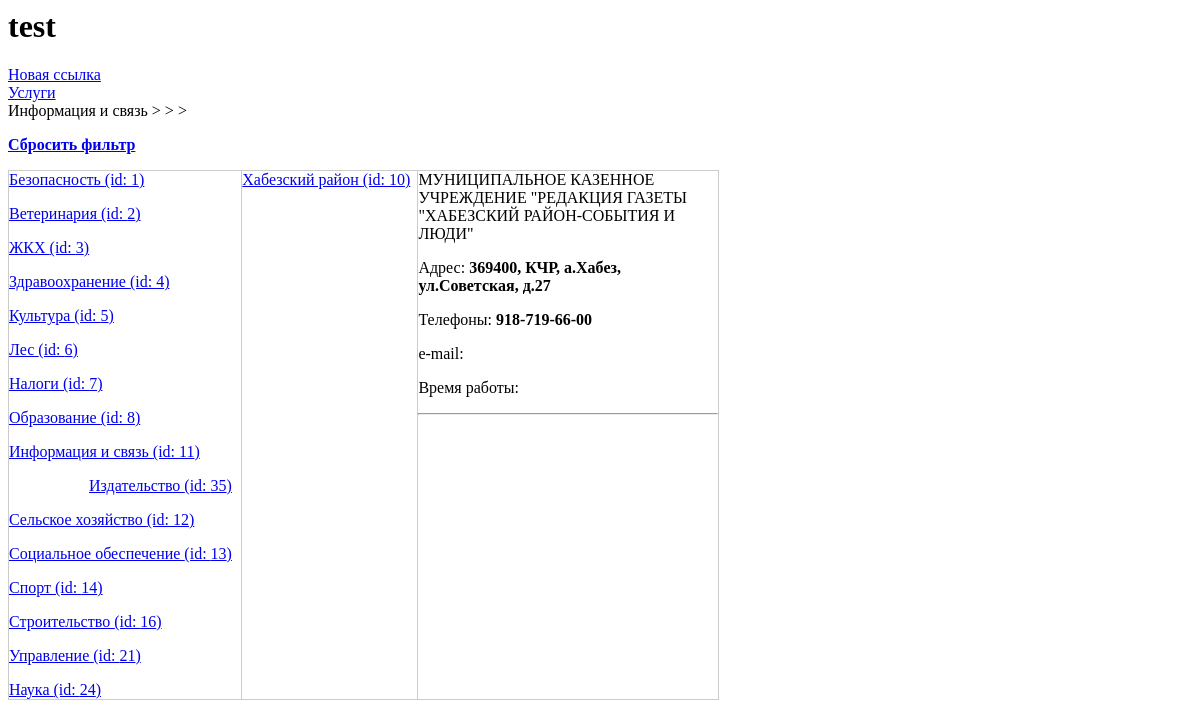
The app's page /11/0/0/0/ with its own data.
### rep_test_00/models.py (models this page shows, shortened)
class Otrasl(models.Model):
	name = models.CharField(max_length=50, verbose_name='Наименование')
	def __str__(self):
		return self.name
	class Meta:
		verbose_name_plural = 'Отрасли'
		verbose_name = 'Отрасль'

class PodOtrasl(models.Model):
	otrasl = models.ForeignKey(Otrasl, null=True, on_delete=models.PROTECT, verbose_name='Отрасль')
	name = models.CharField(max_length=50, verbose_name='Наименование')
	class Meta:
		verbose_name_plural = 'Подотрасли'
		verbose_name = 'Подотрасль'

class GorRayon(models.Model):
	region = models.ForeignKey(Regions, null=True, on_delete=models.PROTECT, verbose_name='Регион')
	name = models.CharField(max_length=50, verbose_name='Наименование')
	class Meta:
		verbose_name_plural = 'Города и(или) Районы'
		verbose_name = 'Город и(или) Район'

class Org(models.Model):
	otrasl = models.ForeignKey(Otrasl, null=True, on_delete=models.PROTECT, verbose_name='Отрасль')
	pod_otrasl = ChainedForeignKey(
        PodOtrasl,
        chained_field='otrasl',
        chained_model_field='otrasl',
        show_all=False,
        auto_choose=True,
        null=True,
        verbose_name='Подотрасль')
	region = models.ForeignKey(Regions, null=True, on_delete=models.PROTECT, verbose_name='Регион')
	rayon = ChainedForeignKey(
        GorRayon,
        chained_field='region',
        chained_model_field='region',
        show_all=False,
        auto_choose=True,
        null=True,
        verbose_name='Район')
	nsp = ChainedForeignKey(
        Nsp,
        chained_field='rayon',
        chained_model_field='rayon',
        show_all=False,
        auto_choose=True,
        null=True,
        verbose_name='Населенный пункт')
	inn = models.CharField(max_length=12, null=True, blank=True, verbose_name='ИНН')
	name = models.CharField(max_length=300, verbose_name='Наименование')
	name_short = models.CharField(null=True, max_length=300, verbose_name='Сокращенное наименование')
	okved = models.CharField(null=True, blank=True, max_length=8, verbose_name='ОКВЭД')
	okved_name = models.CharField(null=True, blank=True, max_length=500, verbose_name='ОКВЭД наименование')
	class Meta:
		verbose_name_plural = 'Организации'
		verbose_name = 'Организация'

class orgContact(models.Model):
	org = models.ForeignKey(Org, null=True, on_delete=models.PROTECT, verbose_name='Организация')
	adres = models.CharField(null=True, blank=True, max_length=200, verbose_name='Адрес')
	telefone = models.CharField(null=True, blank=True, max_length=50, verbose_name='Телефоны')
	email = models.CharField(null=True, blank=True, max_length=50, verbose_name='e-mail')
	url = models.CharField(null=True, blank=True, max_length=50, verbose_name='Интрнет адрес')
	vremya = models.CharField(null=True, blank=True, max_length=50, verbose_name='Время работы')
	class Meta:
		verbose_name_plural = 'Контактная информация'
		verbose_name = 'Контактная информация'

### rep_test_00/views.py (the view)
# urls.py: path('<int:otrasl_id>/<int:podotrasl_id>/<int:rayon_id>/<int:nsp_id>/', by_otrasl),
def by_otrasl(request, otrasl_id, podotrasl_id, rayon_id, nsp_id):
	ME_OTRASL_ID = otrasl_id
	ME_PODOTRASL_ID = podotrasl_id
	ME_RAYON_ID = rayon_id
	ME_NSP_ID = nsp_id
	Rayons = GorRayon.objects.filter(org__rayon__gt=0).distinct()
	Nsps = Nsp.objects.filter(org__nsp__gt=0).distinct()
	Otrasls = Otrasl.objects.filter(org__otrasl__gt=0).distinct()
	PodOtrasls = PodOtrasl.objects.filter(org__pod_otrasl__gt=0).distinct()
	Orgs = Org.objects.all()
	t_otr, t_pod, t_ray, t_nsp = '', '', '', ''
	if ME_OTRASL_ID > 0:
		Orgs = Orgs.filter(otrasl=ME_OTRASL_ID)
		Rayons = Rayons.filter(org__otrasl=ME_OTRASL_ID)
		Nsps = Nsps.filter(org__otrasl=ME_OTRASL_ID)
		t_otr = Otrasl.objects.get(id=ME_OTRASL_ID)
	if ME_PODOTRASL_ID > 0:
		Orgs = Orgs.filter(pod_otrasl=ME_PODOTRASL_ID)
		Rayons = Rayons.filter(org__pod_otrasl=ME_PODOTRASL_ID)
		Nsps = Nsps.filter(org__pod_otrasl=ME_PODOTRASL_ID)
		t_pod = PodOtrasl.objects.get(id=ME_PODOTRASL_ID)
	if ME_RAYON_ID > 0:
		Orgs = Orgs.filter(rayon=ME_RAYON_ID)
		t_ray = GorRayon.objects.get(id=ME_RAYON_ID)
	if ME_NSP_ID > 0:
		Orgs = Orgs.filter(nsp=ME_NSP_ID)
		t_nsp = Nsp.objects.get(id=ME_NSP_ID)
	test = [t_otr, t_pod, t_ray, t_nsp]
	OrgContact = orgContact.objects.all()
	context = {'Rayons':Rayons, 'Nsps':Nsps, 'Otrasls':Otrasls, 'PodOtrasls':PodOtrasls, 'me_otr':ME_OTRASL_ID, 'me_podotr':ME_PODOTRASL_ID, 'me_ray': ME_RAYON_ID, 'me_nsp':ME_NSP_ID, 'Orgs':Orgs, 'test':test, 'OrgContact':OrgContact }
	return render(request, 'org_selector/index_1.html', context)

### rep_test_00/templates/org_selector/index_1.html (shortened to what this page needs)
{% load static %}
<html>
<head>
	<link rel="stylesheet" href="{% static 'org_selector/style.css'%}">
</head>
<body>
	<h1>test</h1>
	<div>
		<a href="/0/0/0/0/0/">Новая ссылка</a>
		<br>
		<a href="/uslugi/0/0/">Услуги</a>
	</div>
	<div>
		{{ test.0 }} > {{ test.1 }} > {{ test.2 }} > {{ test.3 }}
		<p><a href="/0/0/0/0/"><strong>Сбросить фильтр</strong></a></p>
	</div>
	<div class="d-table">
	<div class="d-tr">
	<div class="d-td">
	{% for otrasl in Otrasls %}
		<p><a href="/{{otrasl.id}}/0/{{me_ray}}/{{me_nsp}}/">{{ otrasl.name }} (id: {{ otrasl.id }})</a></p>
		{% if otrasl.id == me_otr %}
		<ol>
		{% for podotrasls in PodOtrasls %}
			{% if podotrasls.otrasl == otrasl %}
				<ul><a href="/{{otrasl.id}}/{{podotrasls.id}}/{{me_ray}}/{{me_nsp}}/">{{ podotrasls.name }} (id: {{ podotrasls.id }})</a></ul>
			{% endif %}
		{% endfor %}
		</ol>
		{% endif %}
	{% endfor %}
	</div>
	<div class="d-td">
	{% for rayon in Rayons %}
		<p><a href="/{{me_otr}}/{{me_podotr}}/{{rayon.id}}/0/">{{ rayon.name }} (id: {{ rayon.id }})</a></p>
	{% endfor %}
	</div>
	<div class="d-td basic">
		{% if Orgs.count > 0 %}
		{% for org in Orgs %}
			<p>{{ org.name }}</p>
			{% for org_cont in OrgContact %}
				{% if org == org_cont.org %}
					<p>Адрес: <strong>{{ org_cont.adres }}</strong></p>
					<p>Телефоны: <strong>{{ org_cont.telefone }}</strong></p>
					<p>e-mail: <strong>{{ org_cont.email }}</strong></p>
					<p>Время работы: <strong>{{ org_cont.vremya }}</strong></p>
				{% endif %}
			{% endfor %}
			<hr>
		{% endfor %}
		{% else %}
			<p><strong><em>Нет данных ({{ test.0 }} > {{ test.1 }} > {{ test.2 }} > {{ test.3 }})!</em></strong></p>
		{% endif %}
	</div>
	</div>
	</div>
</body>
</html>

### rep_test_00/static/org_selector/style.css (style rules this page uses)
.d-table { display: table; width: 60%; border-collapse: collapse; }
.d-tr { display: table-row; }
.d-td { display: table-cell; border: none; border: 1px solid #ccc; }
.basic { width: 300px; }

### records on screen
Otrasl: name "Информация и связь", id "11"
Otrasl: name "Безопасность", id "1"
Otrasl: name "Ветеринария", id "2"
Otrasl: name "ЖКХ", id "3"
Otrasl: name "Здравоохранение", id "4"
Otrasl: name "Культура", id "5"
Otrasl: name "Лес", id "6"
Otrasl: name "Налоги", id "7"
Otrasl: name "Образование", id "8"
PodOtrasl: name "Издательство", id "35"
Otrasl: name "Сельское хозяйство", id "12"
Otrasl: name "Социальное обеспечение", id "13"
Otrasl: name "Спорт", id "14"
Otrasl: name "Строительство", id "16"
Otrasl: name "Управление", id "21"
Otrasl: name "Наука", id "24"
GorRayon: name "Хабезский район", id "10"
Org: name "МУНИЦИПАЛЬНОЕ КАЗЕННОЕ УЧРЕЖДЕНИЕ \"РЕДАКЦИЯ ГАЗЕТЫ \"ХАБЕЗСКИЙ РАЙОН-СОБЫТИЯ И ЛЮДИ\""
orgContact: adres "369400, КЧР, а.Хабез, ул.Советская, д.27", telefone "918-719-66-00"
